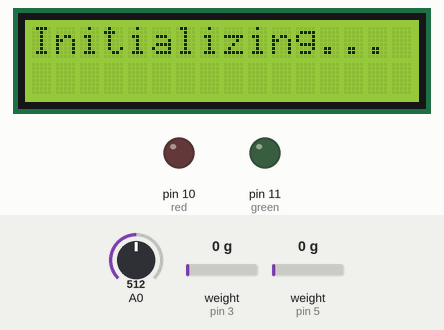
This sketch was run on a simulated Arduino Uno, built with avr-gcc and run on an emulated ATmega328P. On the bench: 16×2 character LCD, output pins drawn as LEDs (lit = HIGH). The inputs (shaded band) are chosen by the test bench; at power-on: A0 = 512, weight on the scale (sensors on pin 3, pin 5) 0 g. What the sketch prints to the serial monitor is not drawn.

Above: at 0.1 s.
3.8 s: A0 set to 40
12.5 s: A0 set to 35
At 13.6 s:
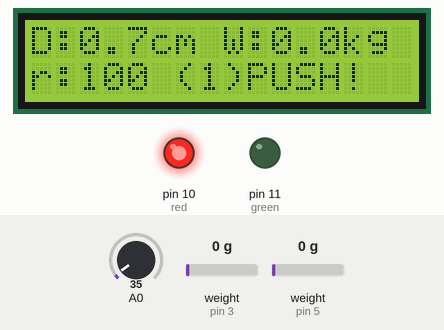
At 24.8 s:
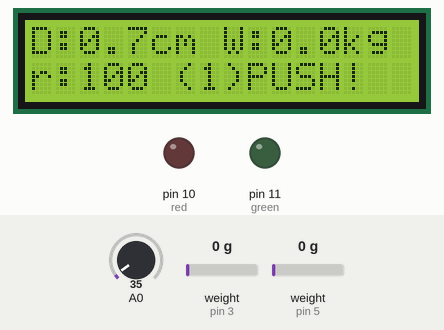
Timing chart, 0 to 26.3 s (numbered marks = the images above; inputs shaded):
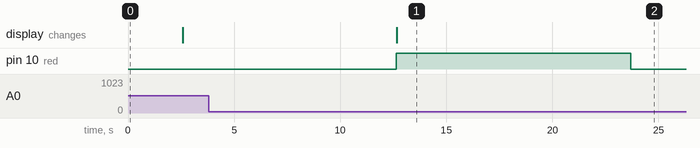

Measured:
- the behaviour switches between 38 and 37 on A0 (found by bisection; images 0 and 1)
- after the input at 3.8 s, every drawn part: stays the same
- after the input at 12.5 s, pin 10 (red): LOW → HIGH after 0.15 s, → LOW 11.0 s later; the display: changes after 0.16 s (image 1)

The sketch:

hadi_8osson_CPR.ino
```cpp
#include "HX711.h"
#include <LiquidCrystal_I2C.h>
#include <Wire.h>

// Pins
#define DOUT1 5
#define DOUT2 3
#define CLK1 2
#define red 10
#define green 11

// Constants
const float SCALE_FACTOR = 67528.18;
const float CORRECT_DISPLACEMENT = 2.0;  // Target compression depth (cm)
const int WINDOW_SIZE = 5;           // Moving average window size
const float MIN_COMPRESSION_DEPTH = 0.6;
const int DISPLAY_INTERVAL = 5000;   // Update display every 2 seconds
const int minBpm = 20, maxBpm = 150; // BPM limits

// Objects
HX711 scale1;
HX711 scale2;
LiquidCrystal_I2C lcd(0x27, 16, 2);

// Variables
int potValue = 0;
int maxPotValue = 0;
int potOffset = -8;
float f1 = 0;
float f2 = 0;
float maxf1 = 0;
float displacement = 0;
float maxdisplacement = 0;
float displacements[WINDOW_SIZE] = {0};
float smoothed = 0;
int bpm = 100;
int count = 0;
unsigned long lastDisplayUpdate = 0;

// New BPM variables
bool state = false;
bool prevState = false;
unsigned long lastCompressionTime = 0;

void setup() {
  Serial.begin(9600);
  pinMode(red, OUTPUT);
  pinMode(green, OUTPUT);

  lcd.init();
  lcd.backlight();
  lcd.print("Initializing...");

  scale1.begin(DOUT1, CLK1, 64);  // 80SPS mode
  scale1.wait_ready_timeout(50);
  scale1.tare();
  scale1.set_scale(SCALE_FACTOR);

  scale2.begin(DOUT2, CLK1);
  scale2.set_scale(SCALE_FACTOR);
  scale2.tare();

  delay(500);
  lcd.clear();
}

float average(const float* arr, size_t size) {
  if (size == 0) return 0.0;
  float sum = 0;
  for (size_t i = 0; i < size; i++) {
    sum += arr[i];
  }
  return sum / size;
}

void updateDisplay() {
  lcd.clear();
  lcd.setCursor(0, 0);
  lcd.print("D:");
  lcd.print(maxdisplacement, 1);
  lcd.print("cm W:");
  lcd.print(maxf1, 1);
  lcd.print("kg");

  lcd.setCursor(0, 1);
  lcd.print("r:");
  lcd.print(bpm);
  lcd.print(" (");
  lcd.print(count);
  lcd.print(")");

  if (maxdisplacement > CORRECT_DISPLACEMENT &&
      maxdisplacement < CORRECT_DISPLACEMENT + 0.5 && bpm <= maxBpm && bpm >= minBpm) {
    digitalWrite(red, LOW);
    digitalWrite(green, HIGH);
    lcd.print("GOOD");
  } else {
    digitalWrite(red, HIGH);
    digitalWrite(green, LOW);
    lcd.print("PUSH!");
  }
}

void loop() {
  //delay(10);
  // Read sensors
  potValue = analogRead(A0) + potOffset;
  f1 = scale1.get_units(1) * 4.0;  // Uncomment if using load cell

  // Track maximum values
  if (potValue > maxPotValue) maxPotValue = potValue;
  if (f1 > maxf1) maxf1 = f1;

  // Calculate displacement (0-6cm range)
  float newVal = float(map(potValue, 0, 290, 0, 600)) / 100.0;


  // State-based BPM detection
  state = (newVal > MIN_COMPRESSION_DEPTH);

  // Detect rising edge (compression start)
  if (!state && prevState) {
    count++;

    if (lastCompressionTime != 0) {
      unsigned long interval = millis() - lastCompressionTime;

      // Valid BPM range (20-300 BPM)
      if (interval > 200 && interval < 3000) {
        bpm = 60000 / interval;  // Convert ms interval to BPM
      }
    }
    lastCompressionTime = millis();


     maxdisplacement = float(map(maxPotValue, 0, 290, 0, 600)) / 100.0;

    Serial.print("Displacement: ");
    Serial.print(maxdisplacement, 3);
    Serial.print(" cm | MaxForce: ");
    Serial.print(maxf1, 3);
    Serial.print(" kg | rate: ");
    Serial.print(bpm);
    Serial.print(" | Count: ");
    Serial.println(count);

    updateDisplay();

    // Reset trackers
    maxPotValue = 0;
    maxdisplacement=0;
    maxf1 = 0;

    // Brief LED feedback

  }
  prevState = state;

  // Periodic display update
  if (millis() - lastDisplayUpdate >= DISPLAY_INTERVAL  && millis() - lastCompressionTime > 10000 ) {
    f2 = scale2.get_units(10) * 4.0 * 0.6849;  // Uncomment if using load cell

    maxPotValue=0;
    digitalWrite(red, LOW);
    digitalWrite(green, LOW);
    Serial.println("NO Compression: ");
    Serial.print("Displacement: ");
    Serial.print(maxdisplacement, 3);
    Serial.print(" cm Force: ");
    Serial.print(f2, 3);
    Serial.print(" kg \n");
    maxdisplacement=0;
    maxf1 = 0;
    lastDisplayUpdate = millis();

  }
}
```
